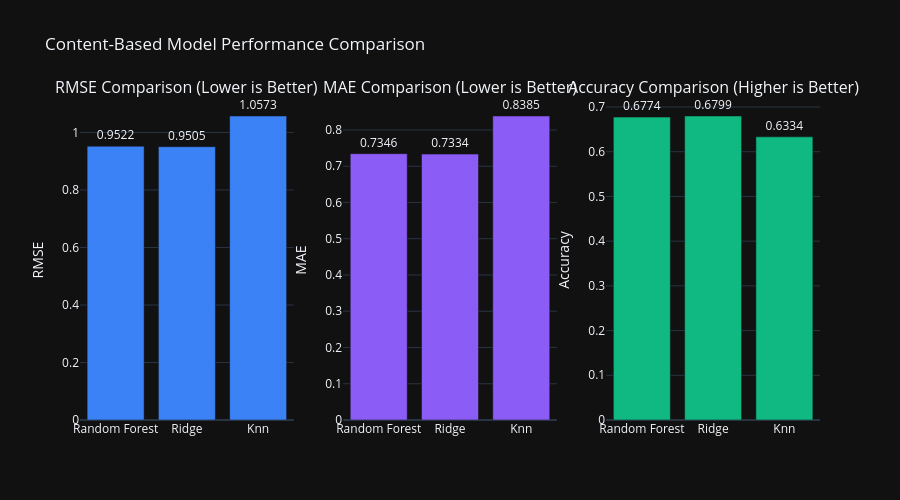

Notebook code for this chart:
### Code cell
# Model Comparison Visualization
import plotly.graph_objects as go
from plotly.subplots import make_subplots

# Prepare comparison data
comparison_data = []
for model_type, result in model_results.items():
    comparison_data.append({
        'Model': model_type.replace('_', ' ').title(),
        'RMSE': result['metrics']['rmse'],
        'MAE': result['metrics']['mae'],
        'Accuracy': result['metrics']['accuracy']
    })

comparison_df = pd.DataFrame(comparison_data)

# Create comparison visualization
fig = make_subplots(
    rows=1, cols=3,
    subplot_titles=('RMSE Comparison (Lower is Better)', 'MAE Comparison (Lower is Better)', 
                   'Accuracy Comparison (Higher is Better)'),
    specs=[[{'type': 'bar'}, {'type': 'bar'}, {'type': 'bar'}]]
)

models = comparison_df['Model'].tolist()

# RMSE
fig.add_trace(
    go.Bar(
        x=models,
        y=comparison_df['RMSE'],
        marker_color='#3b82f6',
        text=[f"{val:.4f}" for val in comparison_df['RMSE']],
        textposition='outside',
        name='RMSE'
    ),
    row=1, col=1
)

# MAE
fig.add_trace(
    go.Bar(
        x=models,
        y=comparison_df['MAE'],
        marker_color='#8b5cf6',
        text=[f"{val:.4f}" for val in comparison_df['MAE']],
        textposition='outside',
        name='MAE'
    ),
    row=1, col=2
)

# Accuracy
fig.add_trace(
    go.Bar(
        x=models,
        y=comparison_df['Accuracy'],
        marker_color='#10b981',
        text=[f"{val:.4f}" for val in comparison_df['Accuracy']],
        textposition='outside',
        name='Accuracy'
    ),
    row=1, col=3
)

fig.update_yaxes(title_text="RMSE", row=1, col=1)
fig.update_yaxes(title_text="MAE", row=1, col=2)
fig.update_yaxes(title_text="Accuracy", row=1, col=3)

fig.update_layout(
    title_text="Content-Based Model Performance Comparison",
    template='plotly_dark',
    height=500,
    showlegend=False
)

fig.show()

# Display comparison table
print("\n" + "=" * 70)
print("MODEL PERFORMANCE COMPARISON")
print("=" * 70)
display(comparison_df.round(4))

# Select best model
best_model_type = comparison_df.loc[comparison_df['RMSE'].idxmin(), 'Model']
print(f"\n🏆 Best Model: {best_model_type}")
print(f"   RMSE: {comparison_df.loc[comparison_df['RMSE'].idxmin(), 'RMSE']:.4f}")
print(f"   Accuracy: {comparison_df.loc[comparison_df['RMSE'].idxmin(), 'Accuracy']:.4f}")

### Figure 1 — Plotly figure (JSON) as saved in the notebook; plotly's stock layout.template omitted (floating-point values rounded to 4 significant figures)
{"data": [{"marker": {"color": "#3b82f6"}, "name": "RMSE", "text": ["0.9522", "0.9505", "1.0573"], "textposition": "outside", "type": "bar", "x": ["Random Forest", "Ridge", "Knn"], "xaxis": "x", "y": [0.9522, 0.9505, 1.057], "yaxis": "y"}, {"marker": {"color": "#8b5cf6"}, "name": "MAE", "text": ["0.7346", "0.7334", "0.8385"], "textposition": "outside", "type": "bar", "x": ["Random Forest", "Ridge", "Knn"], "xaxis": "x2", "y": [0.7346, 0.7334, 0.8385], "yaxis": "y2"}, {"marker": {"color": "#10b981"}, "name": "Accuracy", "text": ["0.6774", "0.6799", "0.6334"], "textposition": "outside", "type": "bar", "x": ["Random Forest", "Ridge", "Knn"], "xaxis": "x3", "y": [0.6774, 0.6799, 0.6334], "yaxis": "y3"}], "layout": {"annotations": [{"font": {"size": 16}, "showarrow": false, "text": "RMSE Comparison (Lower is Better)", "x": 0.1444, "xanchor": "center", "xref": "paper", "y": 1, "yanchor": "bottom", "yref": "paper"}, {"font": {"size": 16}, "showarrow": false, "text": "MAE Comparison (Lower is Better)", "x": 0.5, "xanchor": "center", "xref": "paper", "y": 1, "yanchor": "bottom", "yref": "paper"}, {"font": {"size": 16}, "showarrow": false, "text": "Accuracy Comparison (Higher is Better)", "x": 0.8556, "xanchor": "center", "xref": "paper", "y": 1, "yanchor": "bottom", "yref": "paper"}], "height": 500, "showlegend": false, "title": {"text": "Content-Based Model Performance Comparison"}, "xaxis": {"anchor": "y", "domain": [0, 0.2889]}, "xaxis2": {"anchor": "y2", "domain": [0.3556, 0.6444]}, "xaxis3": {"anchor": "y3", "domain": [0.7111, 1]}, "yaxis": {"anchor": "x", "domain": [0, 1], "title": {"text": "RMSE"}}, "yaxis2": {"anchor": "x2", "domain": [0, 1], "title": {"text": "MAE"}}, "yaxis3": {"anchor": "x3", "domain": [0, 1], "title": {"text": "Accuracy"}}}}
